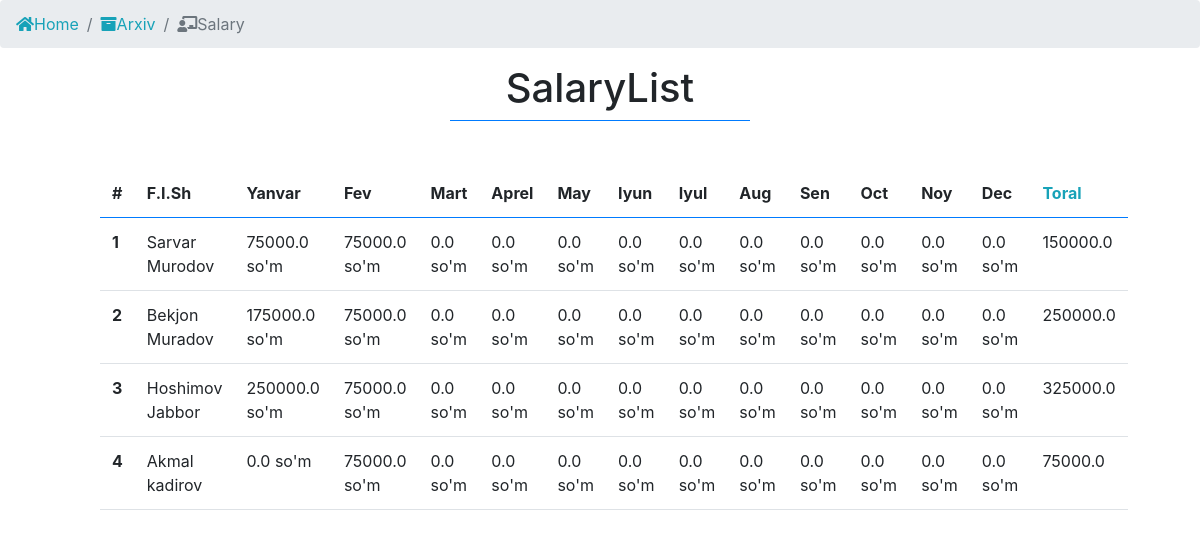
Page /profile/arxiv/salary/ (signed in) on the committed database.
### app/models.py (models this page shows, shortened)
class Teacher(models.Model):
    f_name = models.CharField(_("To'liq ismi"), max_length=100)
    subject = models.ForeignKey(Subject, verbose_name=_("O'qitadigan fani"), on_delete=models.CASCADE)
    address = models.CharField(_("Manzil"), max_length=100)
    phone_num = models.CharField(_("Telefon raqami"), max_length=9)
    level = models.CharField(_("Ilmiy darajasi"), max_length=100)
    sertificate = models.ImageField(_("Sertificate"), upload_to=f'sertificetes/teachers/', null=True, blank=True)
    experience = models.CharField(_("Tajribasi"), max_length=50)
    registred_time = models.DateTimeField(_("royhatga olingan vaqt"), auto_now_add=True)
    """Bitta fan uchun shu oyda qancha tolanganligini ko'rsatadi"""
    """Bitta o'qituvchi qancha oylik olishligini ko'rsatadi"""
    @property
    def arxiv_salary(self):
        pay = self.payment_set.all()
        def salary(num):
            salary = []
            for p in pay:
                if p.payed_date.month == num:
                    salary.append(p)
            total = sum([i.payment for i in salary])
            return total / 2
        list_month = [salary(1),salary(2),salary(3),salary(4),salary(5),salary(6),salary(7),salary(8),salary(9),salary(10),salary(11),salary(12)]
        return list_month
    @property
    def arxiv_salary_year(self):
        total = sum([i for i in self.arxiv_salary])
        return total
    """Hamma o'qituvchi qancha olishligini ko'rsatadi"""
    """Bitta O'qituvchida nechta o'quvchi borligini ko'rsatadi"""

class Payment(models.Model):
    student = models.ForeignKey(Student, verbose_name=_("Talaba"), on_delete=models.CASCADE)
    subject = models.ForeignKey(Subject, verbose_name=_("Qaysi fan uchun"), on_delete=models.CASCADE)
    teacher = models.ForeignKey(Teacher, verbose_name=_("O'qituvchisi"), on_delete=models.CASCADE)
    payment = models.IntegerField(_("Tolov summasi"), default=0)
    payed_date = models.DateTimeField(_("To'langan vaqt"), auto_now_add=True)
    """Shu oyda qilingan barcha tolov"""
    """To'langan umumiy summa olish"""
    """O'qituvchilarga To'lanadigan umumiy summa"""
    """Centerning umumiy harajatlari"""
    """Shu oyda qilingan harajarlar"""
    """Centerga qoladigan soft foyda"""

### app/views.py (the view)
# urls.py: path("arxiv/salary/", Arxiv_teacher, name="AllTeacher"),
def Arxiv_teacher(request):
    teachers = Teacher.objects.all()
    return render(request, 'arxiv/teachers/salary.html', {'teacher':teachers})

### app/templates/arxiv/teachers/salary.html (shortened to what this page needs)
{% extends "index.html" %}
{% block content %}
<nav aria-label="breadcrumb">
    <ol class="breadcrumb">
        <li class="breadcrumb-item"><a class="text-info" href="{% url 'app:Home' %}"><i class="fas fa-home"></i>Home</a></li>
        <li class="breadcrumb-item"><a class="text-info" href="{% url 'app:Arxiv'  %}"><i class="fas fa-archive"></i>Arxiv</a></li>
        <li class="breadcrumb-item active" aria-current="page"><i class="fas fa-chalkboard-teacher"></i>Salary</li>
    </ol>
</nav>
<div class="container1">
    <div class="wrapper text-center">
        <h1 class="">SalaryList</h1>
        <div class="border-bottom w-25 m-auto border-primary"></div>
    </div>
    <div class="row mt-5" style="margin-right: 15px;">
        <div class="col-md-10 m-auto">
            <table class="table table-hover table-borderless">
                <thead class="border-bottom border-primary">
                    <tr>
                        <th scope="col" class="">#</th>
                        <th scope="col" class="">F.I.Sh</th>
                        <th scope="col" class="">Yanvar</th>
                        <th scope="col" class="">Fev</th>
                        <th scope="col" class="">Mart</th>
                        <th scope="col" class="">Aprel</th>
                        <th scope="col" class="">May</th>
                        <th scope="col" class="">Iyun</th>
                        <th scope="col" class="">Iyul</th>
                        <th scope="col" class="">Aug</th>
                        <th scope="col" class="">Sen</th>
                        <th scope="col" class="">Oct</th>
                        <th scope="col" class="">Noy</th>
                        <th scope="col" class="">Dec</th>
                        <th scope="col" class="text-info">Toral</th>
                    </tr>
                </thead>
                <tbody class="">
                    {% for i in teacher %}
                        <tr class="border-bottom">
                            <th scope="row"> {{ forloop.counter }} </th>
                            <td>
                                {{ i.f_name }}
                            </td>
                            {% for p in i.arxiv_salary %}
                                <td>{{p}} so'm</td>
                            {% endfor %}
                            <td>{{i.arxiv_salary_year}}</td>
                        </tr>
                    {% endfor %}
                </tbody>
            </table>
        </div>
    </div>
</div>
{% endblock content %}

### rows in the picture
Teacher: f_name "Sarvar Murodov", arxiv_salary "75000.0" "75000.0" "0.0" "0.0" "0.0" "0.0" "0.0" "0.0" "0.0" "0.0" "0.0" "0.0", arxiv_salary_year "150000.0"
Teacher: f_name "Bekjon Muradov", arxiv_salary "175000.0" "75000.0" "0.0" "0.0" "0.0" "0.0" "0.0" "0.0" "0.0" "0.0" "0.0" "0.0", arxiv_salary_year "250000.0"
Teacher: f_name "Hoshimov Jabbor", arxiv_salary "250000.0" "75000.0" "0.0" "0.0" "0.0" "0.0" "0.0" "0.0" "0.0" "0.0" "0.0" "0.0", arxiv_salary_year "325000.0"
Teacher: f_name "Akmal kadirov", arxiv_salary "0.0" "75000.0" "0.0" "0.0" "0.0" "0.0" "0.0" "0.0" "0.0" "0.0" "0.0" "0.0", arxiv_salary_year "75000.0"
